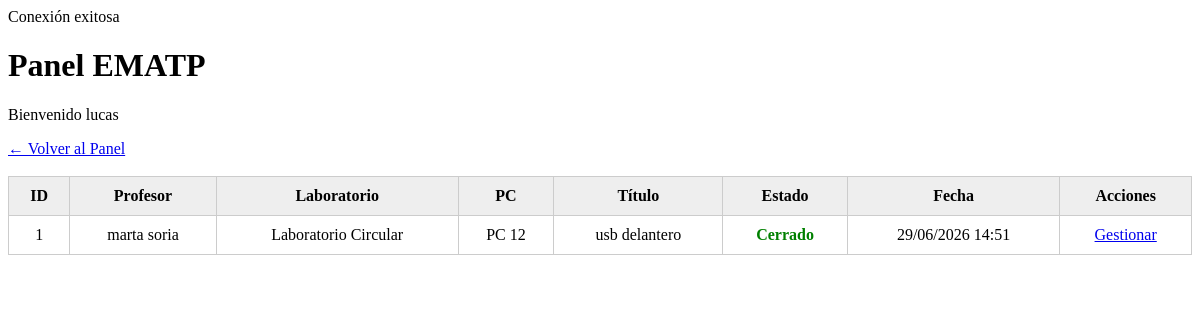
/ematp/tickets.php (signed in), run on an earlier commit of the app's database.
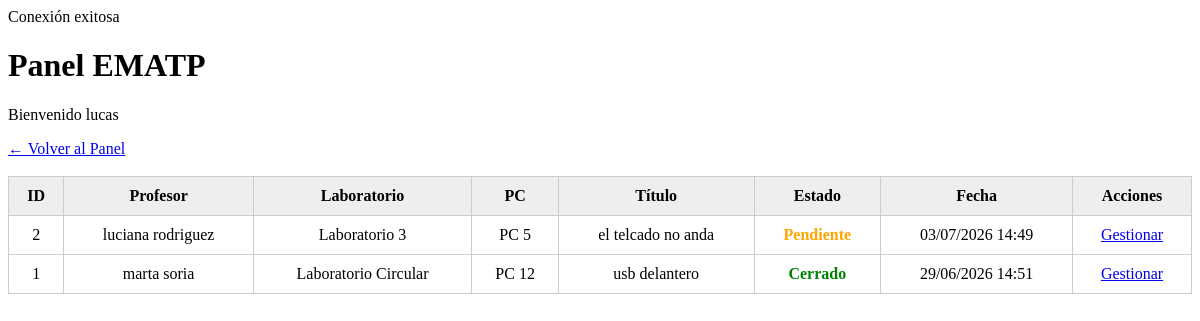
And on a later commit of the database.
### tables this page shows
CREATE TABLE `tickets` (
  `id_ticket` int(11) NOT NULL,
  `titulo` varchar(100) NOT NULL,
  `descripcion` text NOT NULL,
  `fecha_creacion` datetime DEFAULT current_timestamp(),
  `estado` enum('Abierto','Pendiente','Cerrado') NOT NULL DEFAULT 'Abierto',
  `id_usuario` int(11) NOT NULL,
  `id_computadora` int(11) DEFAULT NULL,
  `foto` varchar(255) DEFAULT NULL,
  `id_ematp_asignado` int(11) DEFAULT NULL
);

CREATE TABLE `usuarios` (
  `id_usuario` int(11) NOT NULL,
  `nombre` varchar(50) NOT NULL,
  `apellido` varchar(50) NOT NULL,
  `email` varchar(100) NOT NULL,
  `contrasena` varchar(255) NOT NULL,
  `id_rol` int(11) NOT NULL
);

CREATE TABLE `laboratorios` (
  `id_laboratorio` int(11) NOT NULL,
  `nombre` varchar(50) NOT NULL
);

CREATE TABLE `computadoras` (
  `id_computadora` int(11) NOT NULL,
  `numero_pc` int(11) NOT NULL,
  `id_laboratorio` int(11) NOT NULL,
  `estado` enum('Alta','Baja') NOT NULL DEFAULT 'Alta'
);

### ematp/tickets.php (the view, shortened to what this page needs)
<?php
include("../conexion/conexion.php");
$sql = "SELECT
            tickets.*,
            usuarios.nombre,
            usuarios.apellido,
            computadoras.numero_pc,
            laboratorios.nombre AS laboratorio
        FROM tickets
        INNER JOIN usuarios
            ON tickets.id_usuario = usuarios.id_usuario
        INNER JOIN computadoras
            ON tickets.id_computadora = computadoras.id_computadora
        INNER JOIN laboratorios
            ON computadoras.id_laboratorio = laboratorios.id_laboratorio
        ORDER BY tickets.fecha_creacion DESC";
$resultado = mysqli_query($conexion, $sql);
?>
<!DOCTYPE html>
<html lang="es">
<head>
<link rel="stylesheet" href="../css/estilos.css">
</head>
<body>
<h1>Panel EMATP</h1>
<p>Bienvenido <?php echo $_SESSION["nombre"]; ?></p>
<a href="inicio.php">← Volver al Panel</a>
<br><br>
<table>
<tr>
<th>ID</th>
<th>Profesor</th>
<th>Laboratorio</th>
<th>PC</th>
<th>Título</th>
<th>Estado</th>
<th>Fecha</th>
<th>Acciones</th>
</tr>
<?php while($fila=mysqli_fetch_assoc($resultado)){ ?>
<tr>
<td><?php echo $fila["id_ticket"]; ?></td>
<td>
<?php
echo $fila["nombre"]." ".$fila["apellido"];
?>
</td>
<td>
<?php echo $fila["laboratorio"]; ?>
</td>
<td>
PC <?php echo $fila["numero_pc"]; ?>
</td>
<td>
<?php echo $fila["titulo"]; ?>
</td>
<td>
<?php
if($fila["estado"]=="Abierto"){
echo "<span class='abierto'>Abierto</span>";
}elseif($fila["estado"]=="Pendiente"){
echo "<span class='pendiente'>Pendiente</span>";
}else{
echo "<span class='cerrado'>Cerrado</span>";
}
?>
</td>
<td>
<?php
echo date("d/m/Y H:i",strtotime($fila["fecha_creacion"]));
?>
</td>
<td>
<a href="editar_ticket.php?id=<?php echo $fila["id_ticket"]; ?>">
Gestionar
</a>
</td>
</tr>
<?php } ?>
</table>
</body>
</html>

### css/estilos.css (style rules this page uses)
table { border-collapse: collapse; width: 100%; }
th, td { border: 1px solid #ccc; padding: 10px; text-align: center; }
th { background: #eeeeee; }
.pendiente { color: orange; font-weight: bold; }
.cerrado { color: green; font-weight: bold; }

What changed in the data, as far as the page shows it:
added tickets: id_ticket "2", id_usuario.nombre "luciana", id_usuario.apellido "rodriguez", laboratorios.nombre "Laboratorio 3", id_computadora.numero_pc "5", titulo "el telcado no anda", estado "Pendiente", fecha_creacion "03/07/2026 14:49"
